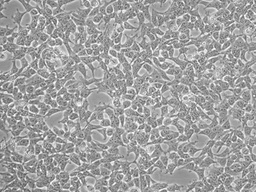
#> input picture samples/cells/cells.jpg, 256 x 192 px, shrunk from 900 x 675 before the run
$ python find_dup.py ../../samples/cells/cells.jpg
#> lines starting #> are read from the running program, lines starting #| are printed output that depends on the picture
"""Detection of repeated regions within a single image (SIFT split in half + match_descriptors).

Can be run as a script:
    python find_dup.py <image path> [--ratio 0.5] [--min-dist 20]
Can also be imported by imgtoolbox to call detect_duplicate_with_match_descriptors().
"""

import os


def detect_duplicate_with_match_descriptors(image_path, max_distance_ratio=0.5,
                                            min_dist=20, output_dir=None):
    """
    Detect repeated regions within a single image by cleverly splitting the
    feature set and using the match_descriptors function.
    Returns (result image path, number of duplicate pairs).
    """
#> called with image_path = '../../samples/cells/cells.jpg', max_distance_ratio = 0.5, min_dist = 20
    import numpy as np
    import matplotlib
    matplotlib.use("Agg")
    import matplotlib.pyplot as plt
    from skimage import io, color
    from skimage.feature import SIFT, match_descriptors

    # 1. Read the image and convert it to grayscale
    img = io.imread(image_path)
#> img is the input picture: shape (192, 256, 3); min 86, max 255, mean 161.1
    if img.ndim == 3:
        img_gray = color.rgb2gray(img[..., :3])
    else:
        img_gray = img
    img_disp = img[..., :3] if img.ndim == 3 else img

    # 2. Extract SIFT features
    detector = SIFT()
    detector.detect_and_extract(img_gray)

    keypoints = detector.keypoints
    descriptors = detector.descriptors

    print(f"Total SIFT keypoints found: {len(keypoints)}")
    if len(keypoints) < 4:
        print("Too few keypoints to perform block matching.")
        return None, 0

    # 3. Core trick: split the keypoint set in half to break the deadlock of
    # "matching a set against itself"
    # We let the first half of the keypoints (set A) match the second half (set B)
    mid = len(keypoints) // 2

    kp_A, desc_A = keypoints[:mid], descriptors[:mid]
    kp_B, desc_B = keypoints[mid:], descriptors[mid:]

    # 4. Strictly call the match_descriptors function
    # Since A and B are different sets, match_descriptors can now work properly!
    matches = match_descriptors(desc_A, desc_B,
                                metric='euclidean',
                                max_ratio=max_distance_ratio)

    print(f"Preliminary number of matched pairs found by match_descriptors: {len(matches)}")

    # 5. Filter out false matches whose spatial distance is too small
    # (e.g. two consecutive points along the same texture edge)
    valid_matches = []
    for m in matches:
        idx_A, idx_B = m[0], m[1]

        kp1 = kp_A[idx_A]
        kp2 = kp_B[idx_B]  # Note: this indexes into set B

        # Compute the actual physical distance between the two points in the image
        dist = np.linalg.norm(kp1 - kp2)

        if dist > min_dist:
            valid_matches.append((kp1, kp2))

    print(f"After removing near-neighbor false positives, number of red line pairs finally drawn: {len(valid_matches)}")

    # 6. Visualization
    fig, axes = plt.subplots(1, 2, figsize=(10, 8), sharex=True, sharey=True)
    ax = axes.ravel()

    ax[0].imshow(img_disp)
    ax[0].set_title('original figure')

    ax[1].imshow(img_disp)
    # Draw all SIFT keypoints
    ax[1].scatter(keypoints[:, 1], keypoints[:, 0], s=10,
                  facecolors='none', edgecolors='blue', alpha=0.5,
                  label='SIFT Keypoints')

    # Draw the matched red lines
    if len(valid_matches) > 0:
        for kp1, kp2 in valid_matches:
            ax[1].plot([kp1[1], kp2[1]], [kp1[0], kp2[0]], color='red',
                       linewidth=1.5, alpha=0.8)
            ax[1].scatter([kp1[1], kp2[1]], [kp1[0], kp2[0]], s=30, color='red')
        # Fake a legend entry
        ax[1].plot([], [], color='red', linewidth=1.5, label='Detected Duplicates')
    else:
        print("No cross-region duplicate tiles detected. Try raising max_distance_ratio (e.g. 0.8)")

    ax[1].set_title(f"Duplicate Detection via match_descriptors (Pairs: {len(valid_matches)})")

    for a in ax.ravel():
        a.axis('off')
    plt.legend(loc='upper right')

    if output_dir is None:
        output_dir = os.path.dirname(os.path.abspath(image_path)) or '.'
    os.makedirs(output_dir, exist_ok=True)
    stem = os.path.splitext(os.path.basename(image_path))[0]
    out_path = os.path.join(output_dir, f'dup_detect_{stem}.png')
    fig.savefig(out_path, dpi=200, bbox_inches='tight')
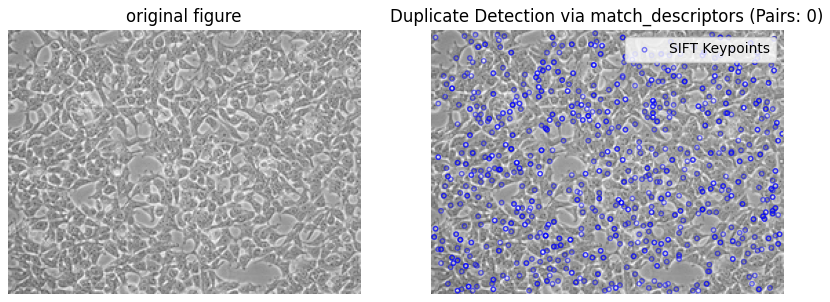
#> figure drawn by matplotlib, 2 panels
    plt.close(fig)
    print(f"Saved: {out_path}")
    return out_path, len(valid_matches)


if __name__ == "__main__":
    import argparse

    parser = argparse.ArgumentParser(description="Detect repeated regions within a single image")
    parser.add_argument("image", help="Input image path")
    parser.add_argument("--ratio", type=float, default=0.5, help="Lowe ratio")
    parser.add_argument("--min-dist", type=float, default=20, help="Minimum spatial distance (px)")
    args = parser.parse_args()

    detect_duplicate_with_match_descriptors(
        args.image, max_distance_ratio=args.ratio, min_dist=args.min_dist
    )
